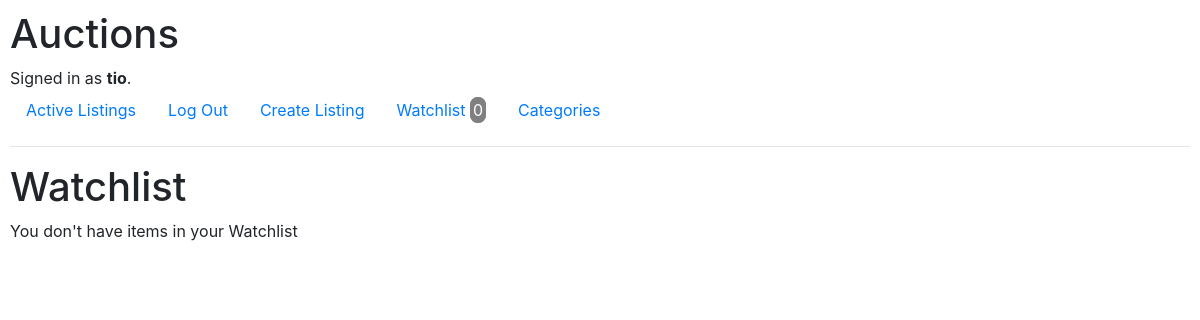
Page /watchlist (signed in) on the earlier database version.
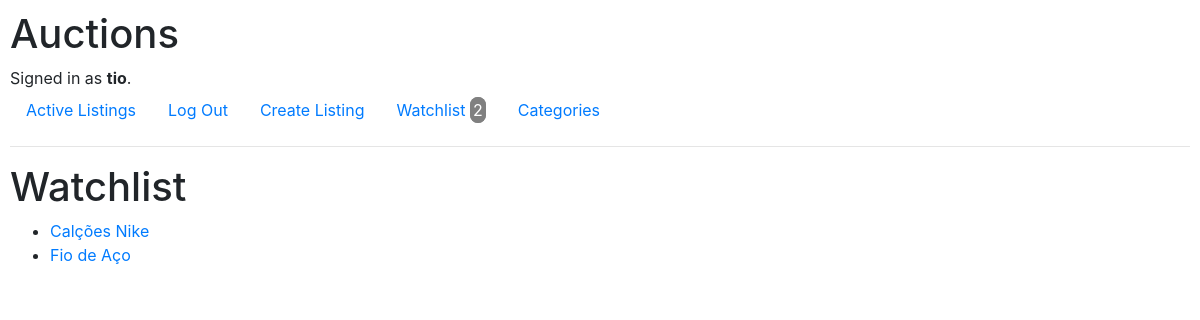
Same page on the later database version.
### auctions/models.py (models this page shows)
class User(AbstractUser):
    pass

class Watchlist(models.Model):
    user = models.ForeignKey(settings.AUTH_USER_MODEL, on_delete=models.CASCADE)
    item = models.ForeignKey(Listing,on_delete=models.CASCADE,related_name = "watch")

class Listing(models.Model):
    user = models.ForeignKey(settings.AUTH_USER_MODEL, on_delete=models.CASCADE)
    title = models.CharField(max_length=64)
    description = models.CharField(max_length= 128)
    start_value = models.IntegerField()
    category = models.CharField(max_length=64)
    image_link = models.CharField(max_length=200, default=None, blank=True, null=True)
    created_at = models.DateTimeField(auto_now_add=True)
    flag_active = models.IntegerField(default = 0) # 0 - for active 1 - closed auction
    winner = models.CharField(max_length=50, null = True, blank = True,default = None)

### auctions/views.py (the view)
# urls.py: path("watchlist",views.watchlist, name = "watchlist"),
def watchlist(request):
    watchlist = Watchlist.objects.filter(user = request.user)
    return render(request, "auctions/watchlist.html",{
        "watchlist":watchlist
    })

### auctions/context_processors.py (called while the page is built)
def sections_processor(request):
    if request.user.is_authenticated:
        num = Watchlist.objects.filter(user = request.user).count()
        if not num:
            return {'NumItems':0}
        return {'NumItems': num}
    return {'NumItems':''}

### auctions/templates/auctions/watchlist.html (shortened to what this page needs)
{% extends "auctions/layout.html" %}
{% block body %}
<h1> Watchlist </h1>
  {% if watchlist.count == 0 %}
  You don't have items in your Watchlist
  {% else %}
  <ul>
      {% for w in watchlist %}
          <li><a href="{% url 'viewListing' w.item.id %}">{{ w.item.title }}</a></li>
      {% endfor %}
  </ul>
  {% endif %}
{% endblock %}

### auctions/templates/auctions/layout.html (shortened to what this page needs)
{% load static %}
<!DOCTYPE html>
<html lang="en">
    <head>
        <link rel="stylesheet" href="https://stackpath.bootstrapcdn.com/bootstrap/4.4.1/css/bootstrap.min.css">
        <link href="{% static 'auctions/styles.css' %}" rel="stylesheet">
    </head>
    <body>
        <h1>Auctions</h1>
        <div>
            {% if user.is_authenticated %}
                Signed in as <strong>{{ user.username }}</strong>.
            {% else %}
                Not signed in.
            {% endif %}
        </div>
        <ul class="nav">
            <li class="nav-item">
                <a class="nav-link" href="{% url 'index' %}">Active Listings</a>
            </li>
            {% if user.is_authenticated %}
                <li class="nav-item">
                    <a class="nav-link" href="{% url 'logout' %}">Log Out</a>
                </li>
                <li class="nav-item">
                    <a class="nav-link" href="{% url 'create' %}">Create Listing</a>
                </li>
                <li class="nav-item">
                    <a class="nav-link" href="{% url 'watchlist' %}">Watchlist <span id="watchListTotal">{{NumItems}}</span></a>
                </li>
                <li class="nav-item">
                    <a class="nav-link" href="{% url 'categories' %}">Categories </a>
                </li>
            {% endif %}
        </ul>
        <hr>
        {% block body %}
        {% endblock %}
    </body>
</html>

### auctions/static/auctions/styles.css (style rules this page uses)
body { padding: 10px; }

### auctions/templates/auctions/layout.html (style rules this page uses)
#watchListTotal { color: white; text-align: center; background-color: grey; border: 3px solid grey; border-radius: 10px; }

Differences in the rows shown:
added Watchlist: item "Calções Nike"
added Watchlist: item "Fio de Aço"
Other differences:
{{ NumItems }}: "0" → "2"
text no longer shown: "You don't have items in your Watchlist"
